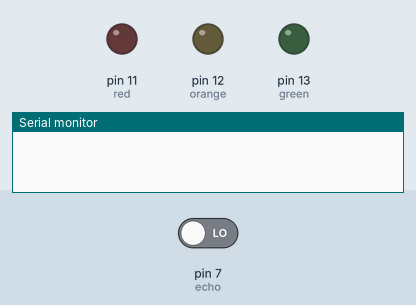
A sketch run on a simulated Arduino Uno, built with avr-gcc and run on an emulated ATmega328P. Shown: output pins drawn as LEDs (lit = HIGH), the last lines printed to the serial monitor. Inputs (shaded band) come from the test bench; at power-on: pin 7 (echo) LOW. Pins used as bus, display or sensor lines are not drawn.

Above: at 0.1 s.
At 1.1 s:
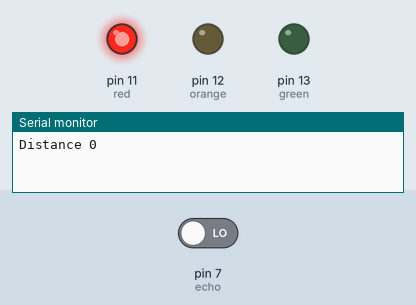
Timing chart, 0 to 2.6 s (numbered marks = the images above):
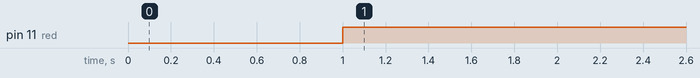

The sketch:

HC-SRO4_test.ino
```cpp
// C++ code

int green = 13,orange = 12,red = 11;
int trig = 6,echo = 7;

int measure_distance(int trig, int echo);

void setup()
{
  Serial.begin(9600);
  pinMode(green, OUTPUT);
  pinMode(orange, OUTPUT);
  pinMode(red, OUTPUT);
  pinMode(trig,OUTPUT);
  pinMode(echo,INPUT);

}

void loop()
{
  int result = measure_distance(trig,echo);
  Serial.print("Distance ");
  Serial.println(result);

  if(result>=100){
    digitalWrite(green,HIGH);
    digitalWrite(orange,LOW);
    digitalWrite(red,   LOW);
}
  else if(result>=50 && result <100){
    digitalWrite(orange,HIGH);
    digitalWrite(green,LOW);
    digitalWrite(green,LOW);
  }
  else if(result >= 0 && result < 50){
    digitalWrite(red,HIGH);
    digitalWrite(green,LOW);
    digitalWrite(orange,LOW);
  }
}
int measure_distance(int trig, int echo)
{
  digitalWrite(trig,LOW);
  delayMicroseconds(5);

  digitalWrite(trig,HIGH);
  delayMicroseconds(10);

  int time = pulseIn(echo,HIGH);
  int distance = .03494*time/2 ;

  return distance;
}
```

Measured:
- by itself, pin 11 (red): LOW → HIGH at 1.0 s
